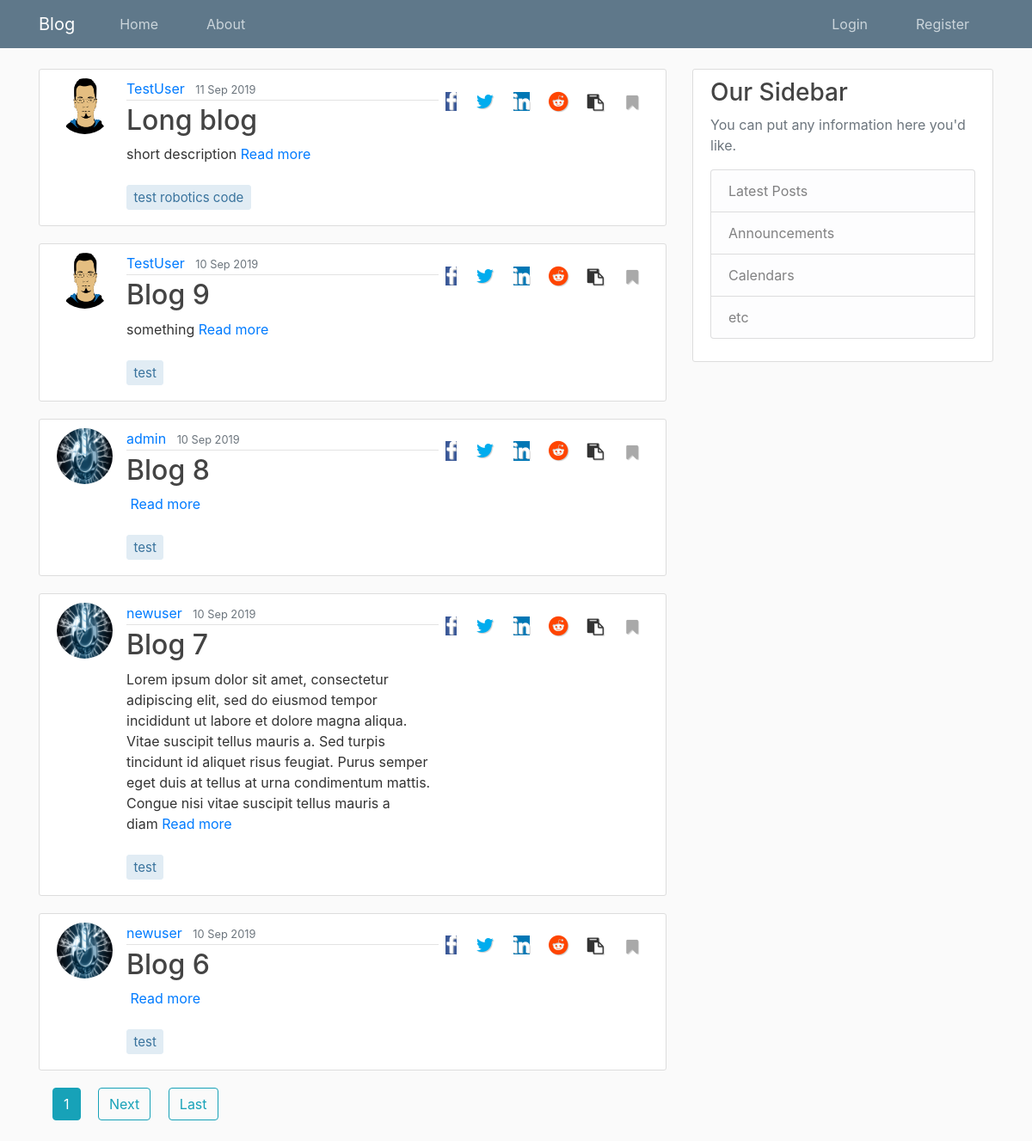
/blog/, run on an earlier commit of the app's database.
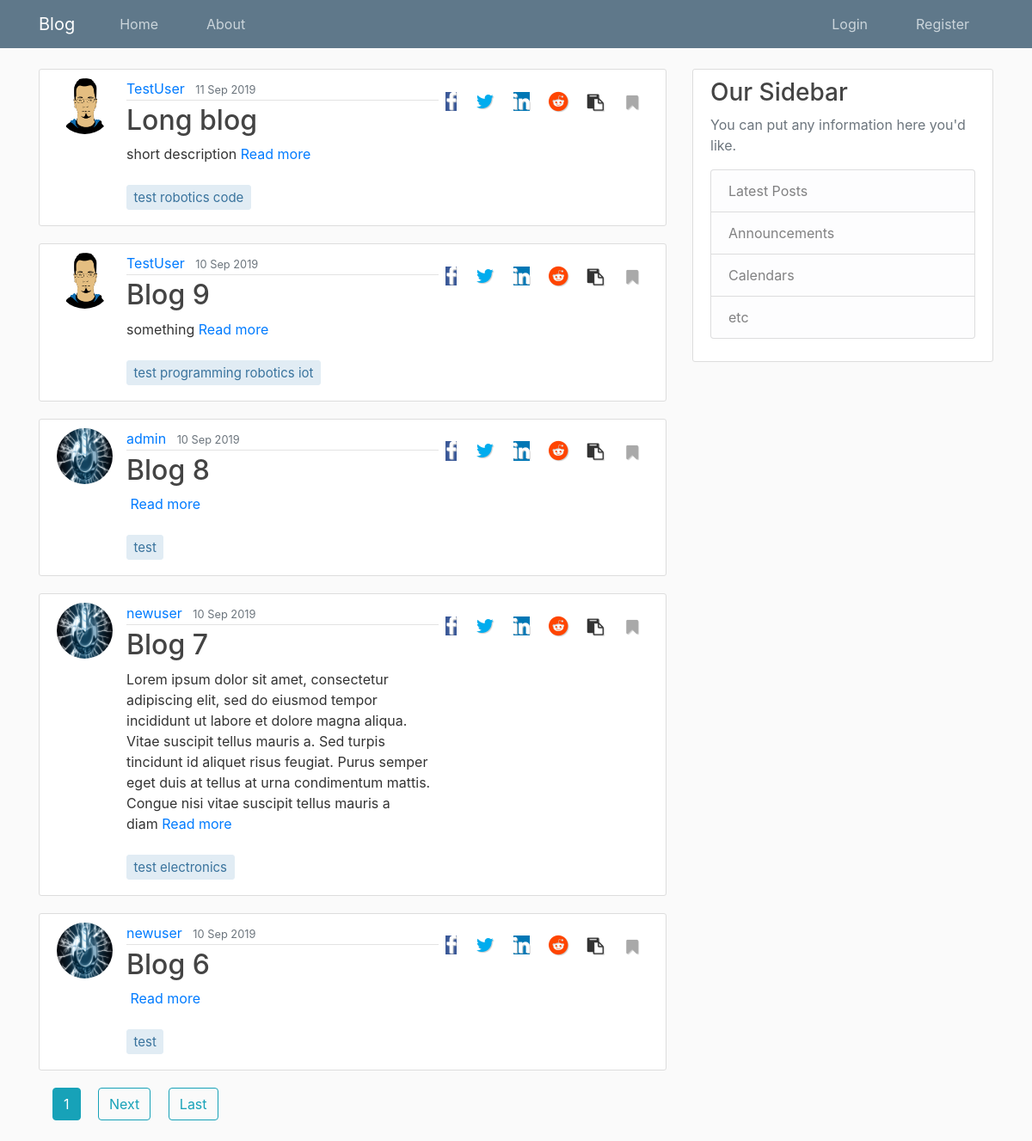
And on a later commit of the database.
### Blog/models.py (models this page shows, shortened)
class Post(models.Model):
    title = models.CharField(help_text='Try to keep the title short, within 80 characters.', max_length=80, unique=True)
    slug = models.SlugField(default='', max_length=80)
    short_des = models.TextField(help_text=('This will be displayed on the home page.'
                                    'If you leave it blank, the first 50 words from your article will be displayed.'
                                    'It can not be more than 50 words'),
                                    default='', max_length=500, blank=True
                                )
    content = models.TextField()
    tags = models.CharField(help_text='Enter tags separated by spaces. Do not enter more than 5 tags', max_length=80, default='', blank=True)
    date_posted = models.DateTimeField(default=timezone.now)
    last_updated = models.DateTimeField(auto_now=True)
    author = models.ForeignKey(User, null=True, on_delete=models.SET_NULL)
    publish = models.BooleanField(default=False)

### Users/models.py (models this page shows, shortened)
class Profile(models.Model):
    user = models.OneToOneField(User, on_delete=models.CASCADE)
    bio = models.CharField(null=True, max_length=140, blank=True)
    image = models.ImageField(default='default.jpg', upload_to='profile_pics', blank=True)
    public = models.BooleanField(default=False)
    website = models.CharField(null=True, blank=True, max_length=80)
    location = models.CharField(null=True, max_length=200, blank=True)
    join_date = models.DateTimeField(auto_now_add=True)
    bookmarked_posts = models.ManyToManyField(Post)

### Blog/views.py (the view)
# urls.py: path('', PostListView.as_view(), name='home'),
class PostListView(ListView):
    template_name = 'Blog/home.html'   # <app>/<model>_<viewtype>.html
    context_object_name = 'posts'
    paginate_by = 5
    def get_queryset(self):
        return Post.objects.filter(publish=True).order_by('-date_posted')
    def get_context_data(self, **kwargs):
        context = super(PostListView, self).get_context_data(**kwargs)
        if self.request.user.is_authenticated:
            context['profile'] = self.request.user.profile
        return context

### Blog/templates/Blog/home.html
{% extends "Blog/base.html" %}
{% block content %}
{% include "post_list.html" %}
{% include "paginate.html" %}
{% endblock content %}

### Blog/templates/post_list.html
{% for post in posts %}
<div class="media content-section">
    <img class="rounded-circle article-img" src="{{ post.author.profile.image.url }}">
    <div class="media-body">
        <div class="article-metadata">
            <a class="mr-2" href="{% url 'Blog:user-posts' post.author.username %}">{{ post.author }}</a>
            <small class="text-muted">{{ post.date_posted|date:"j M Y" }}</small>
        </div>
        <h2><a class="article-title" href="{% url 'Blog:post-detail' post.slug %}">{{ post.title }}</a></h2>
        <p class="article-short-des">{{ post.short_des|truncatewords_html:'50' }}&nbsp<span><a href="{% url 'Blog:post-detail' post.slug %}">Read more</a></p>
        <p class="article-tags">{{ post.tags }}</p>
    </div>
{% include "share.html" %}
</div>
{% endfor %}

### Blog/templates/share.html
{% with domain='https://staycurious.in' %}
<ul class="list-unstyled share-icon mt-2 mb-2 float-right">
    {% url 'Blog:post-detail' post.slug as link %}
    {% with domain|add:link as link %}
        <li><a href="http://www.facebook.com/sharer.php?u={{link}}" rel="nofollow noopener noreferrer" target="_blank"><i class="fa fa-facebook ml-2 mr-2"></i></a></li>
        <li><a href="http://www.twitter.com/share?text={{object.title}}&url={{link}}" rel="nofollow noopener noreferrer" target="_blank"><i class="fa fa-twitter ml-2 mr-2"></i></a></li>
        <li><a href="http://www.linkedin.com/shareArticle?mini=true&url={{link|urlencode:''}}&title={{object.title|urlencode}}&source=StayCurious-Blog" rel="nofollow noopener noreferrer" target="_blank" ><i class="fa fa-linkedin ml-2 mr-2"></i></a></li>
        <li><a href="http://www.reddit.com/submit?url={{link}}post-to-reddit-via-url&titile={{object.title|urlencode}}" rel="nofollow noopener noreferrer" target="_blank"><i class="fa fa-reddit ml-2 mr-2"></i></a></li>
        <li><a class="copy" data-text={{link}} title="Copy link"><i class="fa fa-clipboard ml-2 mr-2"></i></a></li>
        {% if post.id in profile.get_bookmarked_posts %}
        <li><a id="unbookmark" class="btn bookmark" data-post={{post.slug}} data-url={% url 'Blog:bookmark-post'%} title="Remove from bookmark"><i class="fa fa-bookmark" style="color:steelblue"></i></a></li>
        {% else %}
        <li><a id="bookmark" class="btn bookmark" data-post={{post.slug}} data-url={% url 'Blog:bookmark-post'%} title="Bookmark this post"><i class="fa fa-bookmark" style="color:darkgrey"></i></a></li>
        {% endif %}
    {% endwith %}
</ul>
{% endwith %}

What changed in the data, as far as the page shows it:
changed Post "Blog 9": tags "test" → "test programming robotics iot"
changed Post "Blog 7": tags "test" → "test electronics"
